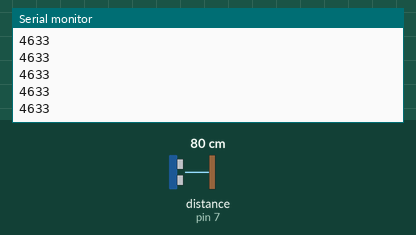
Recording of a sketch running on a simulated Arduino Uno, built with avr-gcc and run on an emulated ATmega328P. Parts: the last lines printed to the serial monitor. Wiring (inferred from the names in the program): range finder with pulse-width output: data pin 7. Inputs (shaded band) come from the test bench; at power-on: distance to the obstacle (sensor on pin 7) 80 cm. The echo pulse lasts 58.3 µs per cm.

Above: at 1.7 s.
1.8 s: distance to the obstacle (sensor on pin 7) set to 2 cm
At 2.04 s:
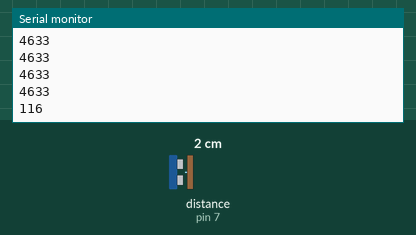
3.3 s: distance to the obstacle (sensor on pin 7) set to 4 cm
At 3.36 s:
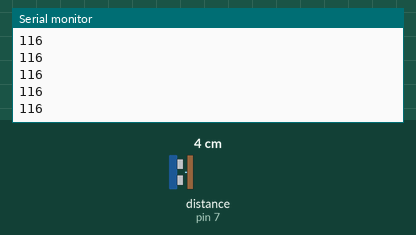
Timing chart, 0 to 6.3 s (numbered marks = the images above; inputs shaded):
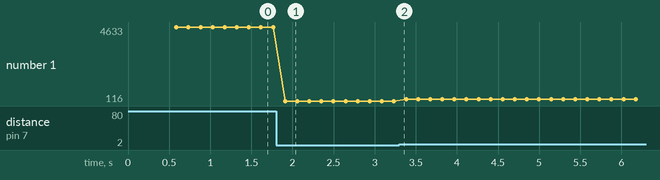

Measured:
- after the input at 1.8 s, the serial monitor: prints a new line after 0.11 s (image 1)
- plotted number 1: 4633 → 116 after the input at 1.8 s, 116 → 232 after the input at 3.3 s

The sketch:

maxbotix_ez1.ino
```cpp
// Sonar example
#include <SoftwareSerial.h>

SoftwareSerial display(3, 2);

const int pwPin = 7;
long pulse, inches, cm;
char cmstring[10];

void setup()
{
  pinMode(pwPin, INPUT);

  display.begin(9600);
  Serial.begin(9600);
  delay(500);

  display.write(254); // move cursor to beginning of first line
  display.write(128);

  display.write("                "); // clear display
  display.write("                ");
}

void loop()
{
  display.write(254); // move cursor to beginning of first line
  display.write(128);

  pulse = pulseIn(pwPin, HIGH);

  //147uS per inch
  inches = pulse / 147;

  //change inches to centimetres
  cm = inches * 2.54;

  Serial.println(pulse);

  sprintf(cmstring, "%3d", cm);

  display.write("distance: ");
  display.write(cmstring);
  display.write("cm");

  delay(100);
}
```
